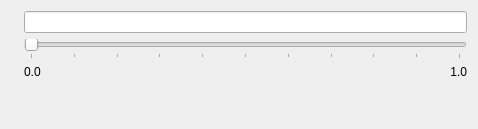
<?xml version="1.0" encoding="UTF-8"?>
<ui version="4.0">
 <class>ParamItem</class>
 <widget class="QWidget" name="ParamItem">
  <property name="geometry">
   <rect>
    <x>0</x>
    <y>0</y>
    <width>478</width>
    <height>129</height>
   </rect>
  </property>
  <property name="sizePolicy">
   <sizepolicy hsizetype="Preferred" vsizetype="Maximum">
    <horstretch>0</horstretch>
    <verstretch>0</verstretch>
   </sizepolicy>
  </property>
  <property name="mouseTracking">
   <bool>true</bool>
  </property>
  <property name="windowTitle">
   <string>Form</string>
  </property>
  <layout class="QVBoxLayout" name="verticalLayout">
   <item>
    <layout class="QGridLayout" name="gridLayout_2">
     <item row="2" column="1">
      <layout class="QHBoxLayout" name="horizontalLayout">
       <item>
        <widget class="QLabel" name="MinLabel">
         <property name="text">
          <string>0.0</string>
         </property>
         <property name="alignment">
          <set>Qt::AlignLeading|Qt::AlignLeft|Qt::AlignTop</set>
         </property>
        </widget>
       </item>
       <item>
        <widget class="QLabel" name="label_3">
         <property name="text">
          <string/>
         </property>
        </widget>
       </item>
       <item>
        <widget class="QLabel" name="MaxLabel">
         <property name="layoutDirection">
          <enum>Qt::LeftToRight</enum>
         </property>
         <property name="text">
          <string>1.0</string>
         </property>
         <property name="alignment">
          <set>Qt::AlignRight|Qt::AlignTop|Qt::AlignTrailing</set>
         </property>
        </widget>
       </item>
      </layout>
     </item>
     <item row="1" column="1">
      <widget class="QSlider" name="paramSlider">
       <property name="maximum">
        <number>1000</number>
       </property>
       <property name="pageStep">
        <number>100</number>
       </property>
       <property name="tracking">
        <bool>false</bool>
       </property>
       <property name="orientation">
        <enum>Qt::Horizontal</enum>
       </property>
       <property name="tickPosition">
        <enum>QSlider::TicksBelow</enum>
       </property>
       <property name="tickInterval">
        <number>100</number>
       </property>
      </widget>
     </item>
     <item row="2" column="0">
      <widget class="QLabel" name="label">
       <property name="text">
        <string/>
       </property>
      </widget>
     </item>
     <item row="0" column="0">
      <widget class="QLabel" name="paramName">
       <property name="text">
        <string/>
       </property>
      </widget>
     </item>
     <item row="0" column="1">
      <widget class="QLineEdit" name="CurrentValueEdit">
       <property name="maxLength">
        <number>100</number>
       </property>
      </widget>
     </item>
    </layout>
   </item>
  </layout>
 </widget>
 <resources/>
 <connections/>
</ui>
